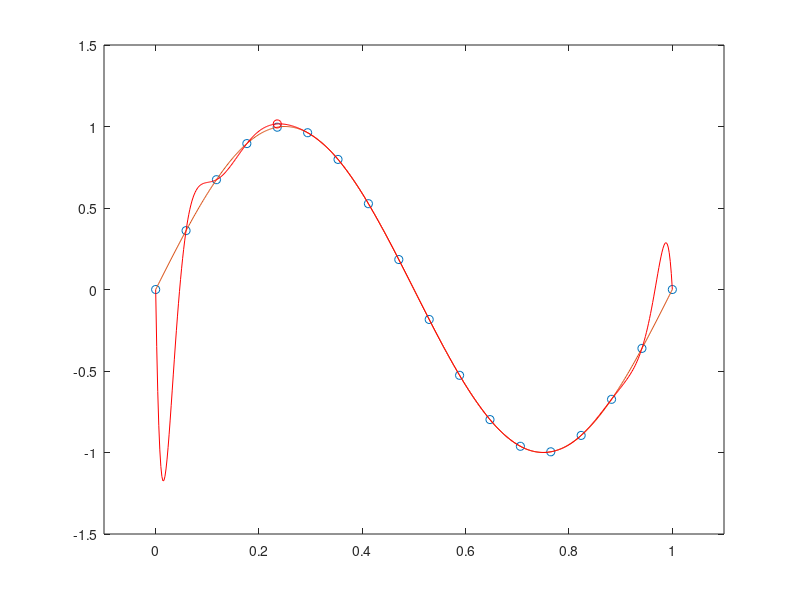

Write MATLAB code to recreate this figure.
X=linspace(0,1,18);
Y=sin(2*pi*X);
plot(X,Y,"o")
axis([-0.1 1.1 -1.5 1.5])
pause
hold on
V=vander(X);
a=V\Y';
XL=linspace(0,1,500);
YL=polyval(a,XL);
plot(XL,YL);
pause
Y(5) = Y(5)+0.02;
plot(X(5),Y(5),"or")
pause
a=V\Y';
YL=polyval(a,XL);
plot(XL,YL,"r");
hold off
